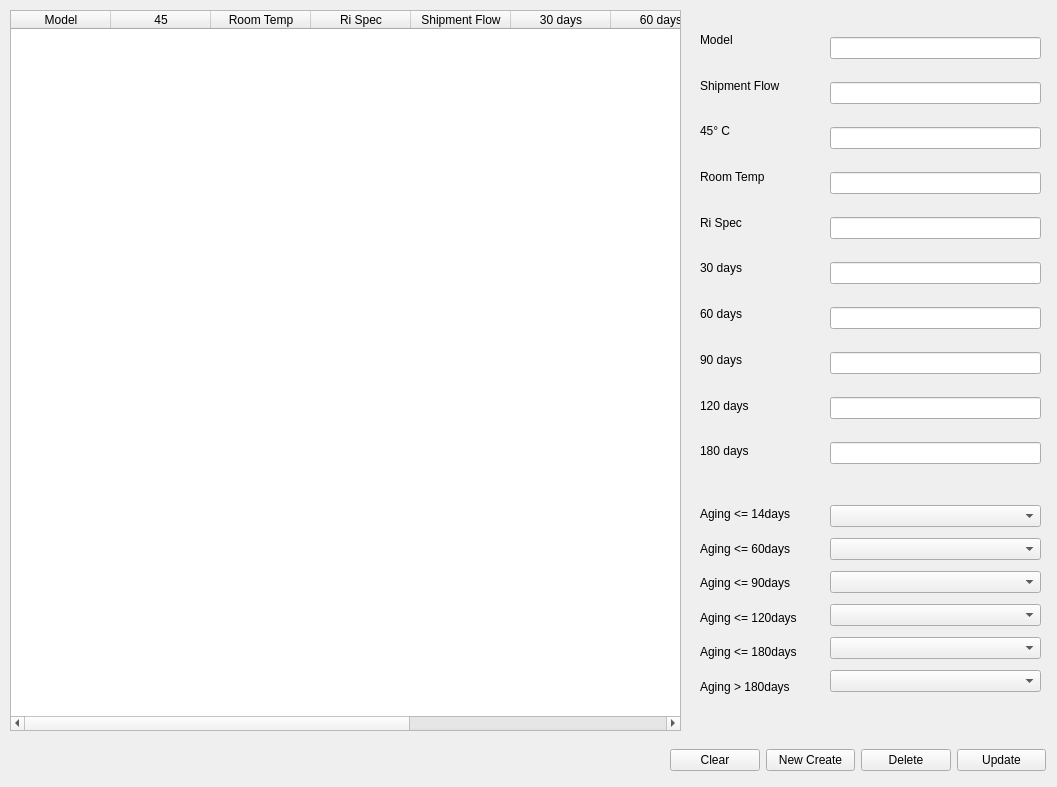
<?xml version="1.0" encoding="UTF-8"?>
<ui version="4.0">
 <class>Form</class>
 <widget class="QWidget" name="SetupXTopupForm">
  <property name="geometry">
   <rect>
    <x>0</x>
    <y>0</y>
    <width>1057</width>
    <height>787</height>
   </rect>
  </property>
  <property name="minimumSize">
   <size>
    <width>1057</width>
    <height>787</height>
   </size>
  </property>
  <property name="maximumSize">
   <size>
    <width>1057</width>
    <height>787</height>
   </size>
  </property>
  <property name="windowTitle">
   <string>Setup-without topup</string>
  </property>
  <widget class="QTableWidget" name="tableWidget">
   <property name="geometry">
    <rect>
     <x>10</x>
     <y>10</y>
     <width>671</width>
     <height>721</height>
    </rect>
   </property>
   <property name="wordWrap">
    <bool>true</bool>
   </property>
   <attribute name="horizontalHeaderStretchLastSection">
    <bool>false</bool>
   </attribute>
   <attribute name="verticalHeaderVisible">
    <bool>false</bool>
   </attribute>
   <attribute name="verticalHeaderCascadingSectionResizes">
    <bool>false</bool>
   </attribute>
   <attribute name="verticalHeaderStretchLastSection">
    <bool>true</bool>
   </attribute>
   <column>
    <property name="text">
     <string>Model</string>
    </property>
   </column>
   <column>
    <property name="text">
     <string>45</string>
    </property>
   </column>
   <column>
    <property name="text">
     <string>Room Temp</string>
    </property>
   </column>
   <column>
    <property name="text">
     <string>Ri Spec</string>
    </property>
   </column>
   <column>
    <property name="text">
     <string>Shipment Flow</string>
    </property>
   </column>
   <column>
    <property name="text">
     <string>30 days</string>
    </property>
   </column>
   <column>
    <property name="text">
     <string>60 days</string>
    </property>
   </column>
   <column>
    <property name="text">
     <string>90 days</string>
    </property>
   </column>
   <column>
    <property name="text">
     <string>120 days</string>
    </property>
   </column>
   <column>
    <property name="text">
     <string>180 days</string>
    </property>
   </column>
  </widget>
  <widget class="QWidget" name="verticalLayoutWidget">
   <property name="geometry">
    <rect>
     <x>700</x>
     <y>20</y>
     <width>121</width>
     <height>451</height>
    </rect>
   </property>
   <layout class="QVBoxLayout" name="verticalLayout">
    <item>
     <widget class="QLabel" name="label">
      <property name="text">
       <string>Model</string>
      </property>
     </widget>
    </item>
    <item>
     <widget class="QLabel" name="label_2">
      <property name="text">
       <string>Shipment Flow</string>
      </property>
     </widget>
    </item>
    <item>
     <widget class="QLabel" name="label_3">
      <property name="text">
       <string>45° C</string>
      </property>
     </widget>
    </item>
    <item>
     <widget class="QLabel" name="label_4">
      <property name="text">
       <string>Room Temp</string>
      </property>
     </widget>
    </item>
    <item>
     <widget class="QLabel" name="label_5">
      <property name="text">
       <string>Ri Spec</string>
      </property>
     </widget>
    </item>
    <item>
     <widget class="QLabel" name="label_6">
      <property name="text">
       <string>30 days</string>
      </property>
     </widget>
    </item>
    <item>
     <widget class="QLabel" name="label_7">
      <property name="text">
       <string>60 days</string>
      </property>
     </widget>
    </item>
    <item>
     <widget class="QLabel" name="label_8">
      <property name="text">
       <string>90 days</string>
      </property>
     </widget>
    </item>
    <item>
     <widget class="QLabel" name="label_9">
      <property name="text">
       <string>120 days</string>
      </property>
     </widget>
    </item>
    <item>
     <widget class="QLabel" name="label_10">
      <property name="text">
       <string>180 days</string>
      </property>
     </widget>
    </item>
   </layout>
  </widget>
  <widget class="QWidget" name="verticalLayoutWidget_2">
   <property name="geometry">
    <rect>
     <x>830</x>
     <y>20</y>
     <width>211</width>
     <height>461</height>
    </rect>
   </property>
   <layout class="QVBoxLayout" name="verticalLayout_2">
    <item>
     <widget class="QLineEdit" name="lineEdit">
      <property name="readOnly">
       <bool>true</bool>
      </property>
     </widget>
    </item>
    <item>
     <widget class="QLineEdit" name="lineEdit_2">
      <property name="readOnly">
       <bool>true</bool>
      </property>
     </widget>
    </item>
    <item>
     <widget class="QLineEdit" name="lineEdit_3">
      <property name="readOnly">
       <bool>true</bool>
      </property>
     </widget>
    </item>
    <item>
     <widget class="QLineEdit" name="lineEdit_4">
      <property name="readOnly">
       <bool>true</bool>
      </property>
     </widget>
    </item>
    <item>
     <widget class="QLineEdit" name="lineEdit_5">
      <property name="readOnly">
       <bool>true</bool>
      </property>
     </widget>
    </item>
    <item>
     <widget class="QLineEdit" name="lineEdit_9"/>
    </item>
    <item>
     <widget class="QLineEdit" name="lineEdit_10"/>
    </item>
    <item>
     <widget class="QLineEdit" name="lineEdit_21"/>
    </item>
    <item>
     <widget class="QLineEdit" name="lineEdit_22"/>
    </item>
    <item>
     <widget class="QLineEdit" name="lineEdit_23"/>
    </item>
   </layout>
  </widget>
  <widget class="QWidget" name="verticalLayoutWidget_3">
   <property name="geometry">
    <rect>
     <x>700</x>
     <y>500</y>
     <width>122</width>
     <height>201</height>
    </rect>
   </property>
   <layout class="QVBoxLayout" name="verticalLayout_3">
    <item>
     <widget class="QLabel" name="label_11">
      <property name="text">
       <string>Aging &lt;= 14days</string>
      </property>
     </widget>
    </item>
    <item>
     <widget class="QLabel" name="label_12">
      <property name="text">
       <string>Aging &lt;= 60days</string>
      </property>
     </widget>
    </item>
    <item>
     <widget class="QLabel" name="label_13">
      <property name="text">
       <string>Aging &lt;= 90days</string>
      </property>
     </widget>
    </item>
    <item>
     <widget class="QLabel" name="label_14">
      <property name="text">
       <string>Aging &lt;= 120days</string>
      </property>
     </widget>
    </item>
    <item>
     <widget class="QLabel" name="label_15">
      <property name="text">
       <string>Aging &lt;= 180days</string>
      </property>
     </widget>
    </item>
    <item>
     <widget class="QLabel" name="label_16">
      <property name="text">
       <string>Aging &gt; 180days</string>
      </property>
     </widget>
    </item>
   </layout>
  </widget>
  <widget class="QWidget" name="verticalLayoutWidget_4">
   <property name="geometry">
    <rect>
     <x>830</x>
     <y>500</y>
     <width>211</width>
     <height>201</height>
    </rect>
   </property>
   <layout class="QVBoxLayout" name="verticalLayout_4">
    <item>
     <widget class="QComboBox" name="comboBox"/>
    </item>
    <item>
     <widget class="QComboBox" name="comboBox_2"/>
    </item>
    <item>
     <widget class="QComboBox" name="comboBox_3"/>
    </item>
    <item>
     <widget class="QComboBox" name="comboBox_4"/>
    </item>
    <item>
     <widget class="QComboBox" name="comboBox_5"/>
    </item>
    <item>
     <widget class="QComboBox" name="comboBox_6"/>
    </item>
   </layout>
  </widget>
  <widget class="QWidget" name="horizontalLayoutWidget">
   <property name="geometry">
    <rect>
     <x>670</x>
     <y>740</y>
     <width>376</width>
     <height>41</height>
    </rect>
   </property>
   <layout class="QHBoxLayout" name="horizontalLayout">
    <item>
     <widget class="QPushButton" name="pushButton_4">
      <property name="text">
       <string>Clear</string>
      </property>
     </widget>
    </item>
    <item>
     <widget class="QPushButton" name="pushButton_3">
      <property name="text">
       <string>New Create</string>
      </property>
     </widget>
    </item>
    <item>
     <widget class="QPushButton" name="pushButton_2">
      <property name="text">
       <string>Delete</string>
      </property>
     </widget>
    </item>
    <item>
     <widget class="QPushButton" name="pushButton">
      <property name="text">
       <string>Update</string>
      </property>
     </widget>
    </item>
   </layout>
  </widget>
 </widget>
 <resources/>
 <connections/>
</ui>
